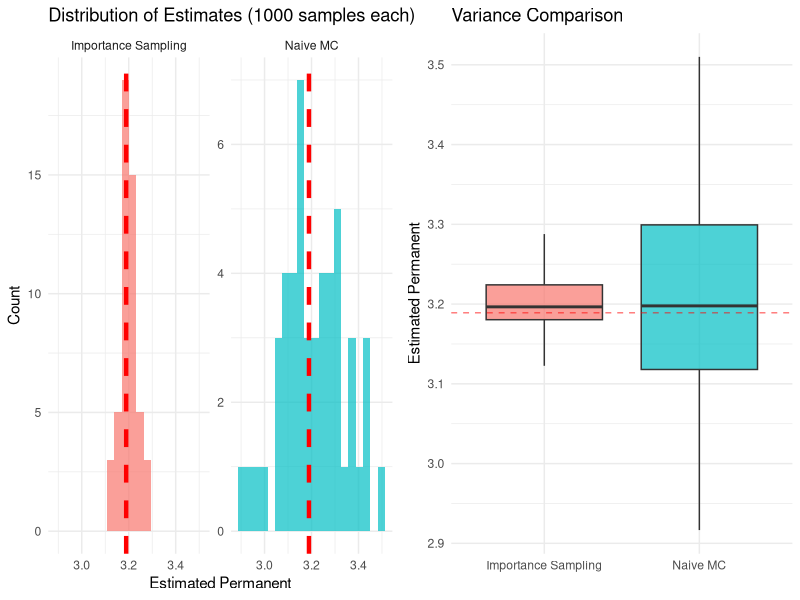

Generate this figure with R:
# Load required libraries
library(ggplot2)
library(dplyr)
library(tidyr)
library(gridExtra)
library(combinat)

# Set seed for reproducibility
set.seed(42)

# Exact permanent computation (only feasible for small matrices)
permanent_exact <- function(A) {
  n <- nrow(A)
  total <- 0
  
  # Generate all permutations
  perms <- permn(1:n)
  
  for (perm in perms) {
    product <- 1
    for (i in 1:n) {
      product <- product * A[i, perm[i]]
    }
    total <- total + product
  }
  
  return(total)
}

# Test on small matrix
A_tiny <- matrix(c(1, 2, 3, 4), nrow = 2)
cat("2 by 2 matrix permanent:", permanent_exact(A_tiny), "\n")
cat("Compare to determinant:", det(A_tiny), "\n")

# Timing experiment to show factorial growth
timing_experiment <- function() {
  sizes <- 2:8
  times <- numeric()
  
  for (n in sizes) {
    A <- matrix(runif(n^2), nrow = n)
    start_time <- Sys.time()
    permanent_exact(A)
    elapsed <- as.numeric(Sys.time() - start_time)
    times <- c(times, elapsed)
    
    cat(sprintf("n=%d: %.4fs (%s permutations)\n", 
                n, elapsed, format(factorial(n), big.mark = ",")))
    
    if (elapsed > 1) {
      cat("Stopping - computation time exceeded 1 second\n")
      break
    }
  }
  
  return(data.frame(n = sizes[1:length(times)], time = times))
}

timing_results <- timing_experiment()

# Naive Monte Carlo permanent estimation
permanent_naive_mc <- function(A, n_samples = 10000) {
  n <- nrow(A)
  estimates <- numeric(n_samples)
  
  for (i in 1:n_samples) {
    # Generate random permutation
    perm <- sample(1:n)
    
    # Calculate product for this permutation
    product <- 1
    for (j in 1:n) {
      product <- product * A[j, perm[j]]
    }
    estimates[i] <- product
  }
  
  # Return n! times the average
  return(factorial(n) * mean(estimates))
}

# Test naive MC
n <- 5
A <- matrix(runif(n^2), nrow = n)
true_perm <- permanent_exact(A)

# Run naive MC multiple times to see variance
naive_results <- replicate(50, permanent_naive_mc(A, 1000))

cat("True permanent:", true_perm, "\n")
cat("Naive MC mean:", mean(naive_results), "\n")
cat("Naive MC std:", sd(naive_results), "\n")


# Importance sampling estimation
permanent_importance_sampling <- function(A, n_samples = 10000) {
  n <- nrow(A)
  weights <- numeric(n_samples)
  
  for (sample_idx in 1:n_samples) {
    available <- 1:n
    weight <- 1.0
    
    # Build permutation sequentially
    for (i in 1:n) {
      # Calculate probabilities proportional to matrix elements
      row_values <- A[i, available]
      row_sum <- sum(row_values)
      
      if (row_sum == 0) {
        weight <- 0
        break
      }
      
      # Choose column with probability proportional to its value
      probs <- row_values / row_sum
      chosen_idx <- sample(length(available), 1, prob = probs)
      
      # Update weight (this is the magic!)
      weight <- weight * row_sum
      
      # Remove chosen column
      available <- available[-chosen_idx]
    }
    
    weights[sample_idx] <- weight
  }
  
  return(mean(weights))
}

# Test importance sampling
importance_results <- replicate(50, permanent_importance_sampling(A, 1000))

cat("\nImportance Sampling Results:\n")
cat("Mean:", mean(importance_results), "\n")
cat("Std:", sd(importance_results), "\n")

# Create comparison plots
create_comparison_plots <- function(naive_results, importance_results, true_perm) {
  # Prepare data for plotting
  df <- data.frame(
    value = c(naive_results, importance_results),
    method = rep(c("Naive MC", "Importance Sampling"), 
                 c(length(naive_results), length(importance_results)))
  )
  
  # Histogram comparison
  p1 <- ggplot(df, aes(x = value, fill = method)) +
    geom_histogram(alpha = 0.7, bins = 20) +
    geom_vline(xintercept = true_perm, color = "red", 
               linetype = "dashed", linewidth = 1.5) +
    facet_wrap(~method, scales = "free_y") +
    labs(title = "Distribution of Estimates (1000 samples each)",
         x = "Estimated Permanent", y = "Count") +
    theme_minimal() +
    theme(legend.position = "none")
  
  # Box plot comparison
  p2 <- ggplot(df, aes(x = method, y = value, fill = method)) +
    geom_boxplot(alpha = 0.7) +
    geom_hline(yintercept = true_perm, color = "red", 
               linetype = "dashed", alpha = 0.5) +
    labs(title = "Variance Comparison",
         x = "", y = "Estimated Permanent") +
    theme_minimal() +
    theme(legend.position = "none")
  
  # Arrange plots
  grid.arrange(p1, p2, ncol = 2)
}

create_comparison_plots(naive_results, importance_results, true_perm)




# Create the diagonal-dominant "hard" matrix
create_hard_matrix <- function(n) {
  A_hard <- matrix(0.1, nrow = n, ncol = n)
  diag(A_hard) <- 5.0
  return(A_hard)
}

# Test on hard matrix
n <- 10
A_hard <- create_hard_matrix(n)

cat("\n=== Testing on 'Hard' Diagonal-Dominant Matrix ===\n")
cat("Matrix structure: 5.0 on diagonal, 0.1 elsewhere\n\n")


# For demonstration, we'll use a smaller version for exact comparison
n_small <- 5
A_hard_small <- create_hard_matrix(n_small)
true_perm_hard <- permanent_exact(A_hard_small)

# Compare methods on hard matrix
naive_hard <- replicate(50, permanent_naive_mc(A_hard_small, 1000))
importance_hard <- replicate(50, permanent_importance_sampling(A_hard_small, 1000))

cat("True permanent (5 by 5 hard matrix):", true_perm_hard, "\n")
cat("\nNaive MC on hard matrix:\n")
cat("  Mean:", mean(naive_hard), "\n")
cat("  Std:", sd(naive_hard), "\n")


cat("\nImportance Sampling on hard matrix:\n")
cat("  Mean:", mean(importance_hard), "\n")
cat("  Std:", sd(importance_hard), "\n")
